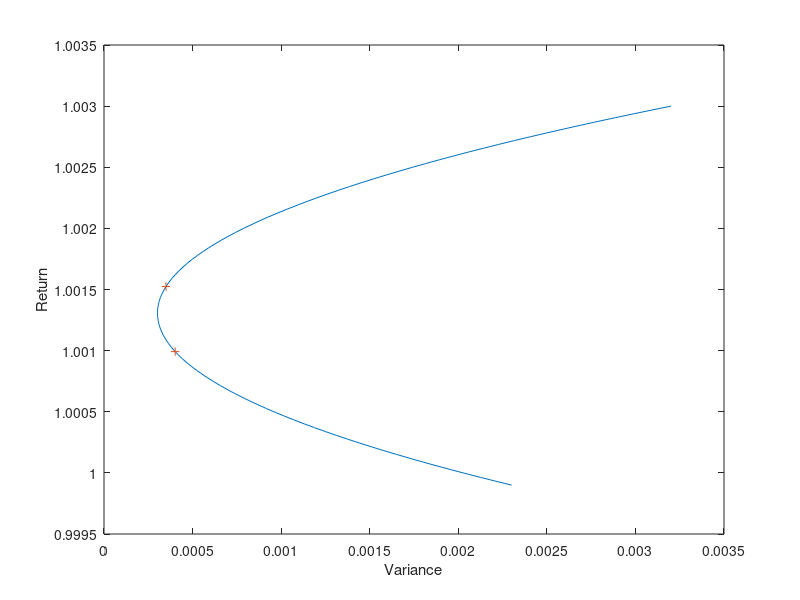

Reproduce this figure in MATLAB.
%Costruisci la frontiera dei portafogli A utilizzando solo Amazon e Facebook
clc; clear all; close all;

Mean=[1.001524037	1.000991917]';

V=[0.000349815	0.000232736
    0.000232736	0.000401844];

Ones=ones(size(Mean));

invV=inv(V);
A=Ones'*invV*Mean;
B=Mean'*invV*Mean;
C=Ones'*invV*Ones;
D=B*C-A^2;

g=(B*(invV*Ones)-A*(invV*Mean))/D
h=(-A*(invV*Ones)+C*(invV*Mean))/D;
w=@(R) g+h*R;
Variance=@(R) (C*R.^2-2*A*R+B)/D;

figure(1)
R=linspace(0.9999,1.003,100);
plot(Variance(R),R);
xlabel('Variance'); ylabel('Return');
hold on
plot(diag(V),Mean,'+')

%portafoglio a varianza minima globale
w_min= (invV*Ones)/C
sigma2= w_min'*V*w_min
